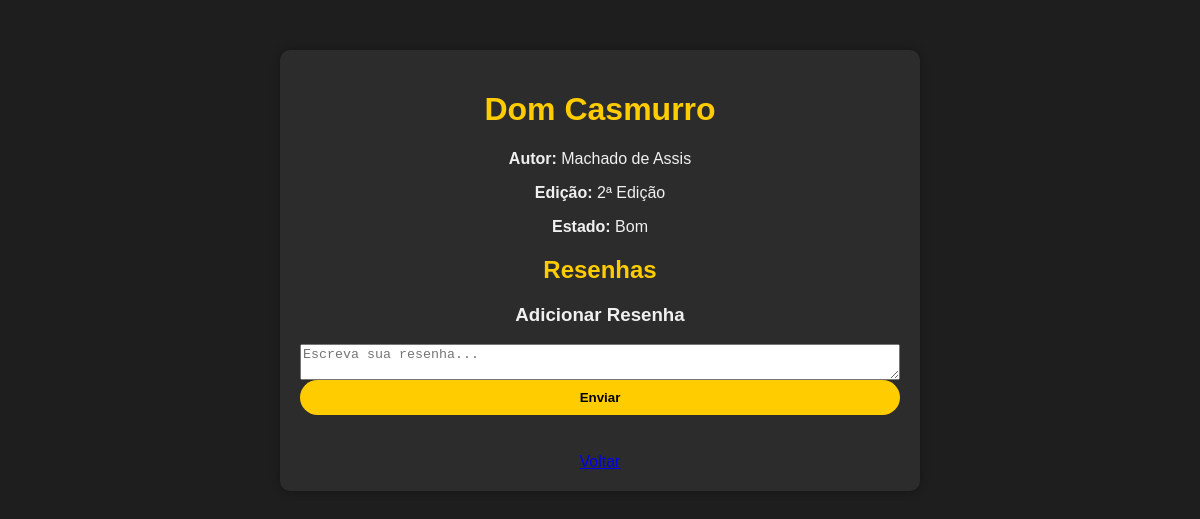
Screenshot of /livro/2 with the database file from the repository.
### app.py (models this page shows)
class Livro(db.Model):
    id = db.Column(db.Integer, primary_key=True)
    titulo = db.Column(db.String(100), nullable=False)
    autor = db.Column(db.String(100), nullable=False)
    edicao = db.Column(db.String(50), nullable=False)
    estado = db.Column(db.String(50), nullable=False)
    resenhas = db.relationship('Resenha', backref='livro', lazy=True)

### app.py (the view)
@app.route('/livro/<int:livro_id>', methods=['GET', 'POST'])
def detalhes_livro(livro_id):
    livro = Livro.query.get_or_404(livro_id)
    if request.method == 'POST':
        conteudo = request.form['conteudo']
        nova_resenha = Resenha(conteudo=conteudo, livro_id=livro_id)
        db.session.add(nova_resenha)
        db.session.commit()
        return redirect(url_for('detalhes_livro', livro_id=livro_id))
    return render_template('detalhes.html', livro=livro)

### templates/detalhes.html (shortened to what this page needs)
<!DOCTYPE html>
<html lang="pt-BR">
<head>
    <link rel="stylesheet" href="/static/style.css">
</head>
<body>
    <div class="container">
        <h1>{{ livro.titulo }}</h1>
        <p><strong>Autor:</strong> {{ livro.autor }}</p>
        <p><strong>Edição:</strong> {{ livro.edicao }}</p>
        <p><strong>Estado:</strong> {{ livro.estado }}</p>
        <h2>Resenhas</h2>
        <h3>Adicionar Resenha</h3>
        <form method="POST">
            <textarea name="conteudo" placeholder="Escreva sua resenha..." required></textarea>
            <button type="submit">Enviar</button>
        </form>
        <br>
        <a href="/">Voltar</a>
    </div>
</body>
</html>

### static/style.css (style rules this page uses)
body { font-family: Arial, sans-serif; background-color: #1e1e1e; color: #f0f0f0; text-align: center; margin: 0; padding: 0; }
.container { max-width: 600px; margin: 50px auto; background: #2c2c2c; padding: 20px; border-radius: 10px; box-shadow: 0px 0px 10px rgba(0, 0, 0, 0.3); }
h1, h2 { color: #ffcc00; }
form { display: flex; flex-direction: column; margin-bottom: 20px; }
button { background: #ffcc00; border: none; padding: 10px; border-radius: 20px; cursor: pointer; font-weight: bold; transition: background 0.3s ease; }

### rows the page displays
Livro: titulo "Dom Casmurro", autor "Machado de Assis", edicao "2ª Edição", estado "Bom"
